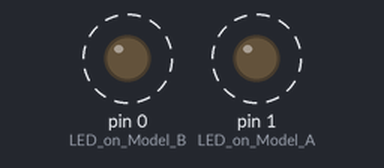
Recording of a sketch running on a simulated Arduino Uno, built with avr-gcc and run on an emulated ATmega328P. On the bench: output pins drawn as LEDs (lit = HIGH). Dashed ring = blinking.

Above: at 0.15 s.
Timing chart, 0 to 3.0 s (numbered marks = the images above):
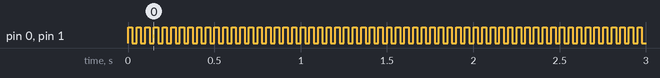

Measured:
- by itself, pin 0 (LED_on_Model_B), pin 1 (LED_on_Model_A): alternates HIGH for 0.03 s and LOW for 0.03 s

The sketch:

blinkyGlasses.ino
```cpp
// the setup routine runs once when you press reset:
void setup() {
  // initialize the digital pin as an output.
  pinMode(0, OUTPUT); //LED on Model B
  pinMode(1, OUTPUT); //LED on Model A
}

// the loop routine runs over and over again forever:
void loop() {
  digitalWrite(0, HIGH);   // turn the LED on (HIGH is the voltage level)
  digitalWrite(1, HIGH);
  delay(25);               // wait for a second
  digitalWrite(0, LOW);    // turn the LED off by making the voltage LOW
  digitalWrite(1, LOW);
  delay(25);               // wait for a second
}
```
